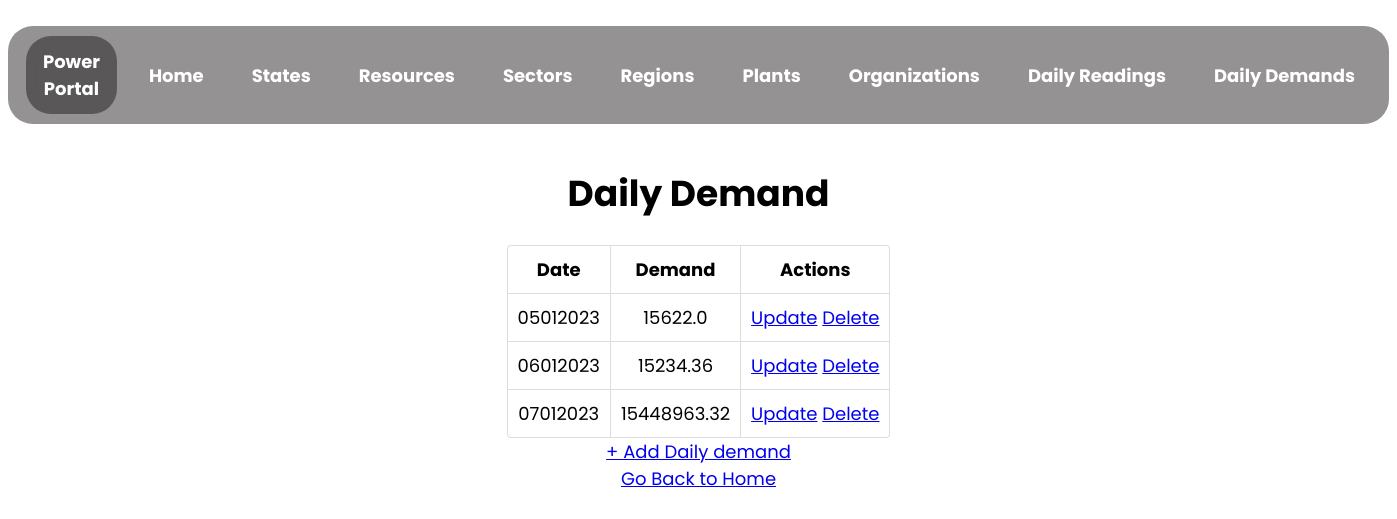
/daily_demand, run on an earlier commit of the app's database.
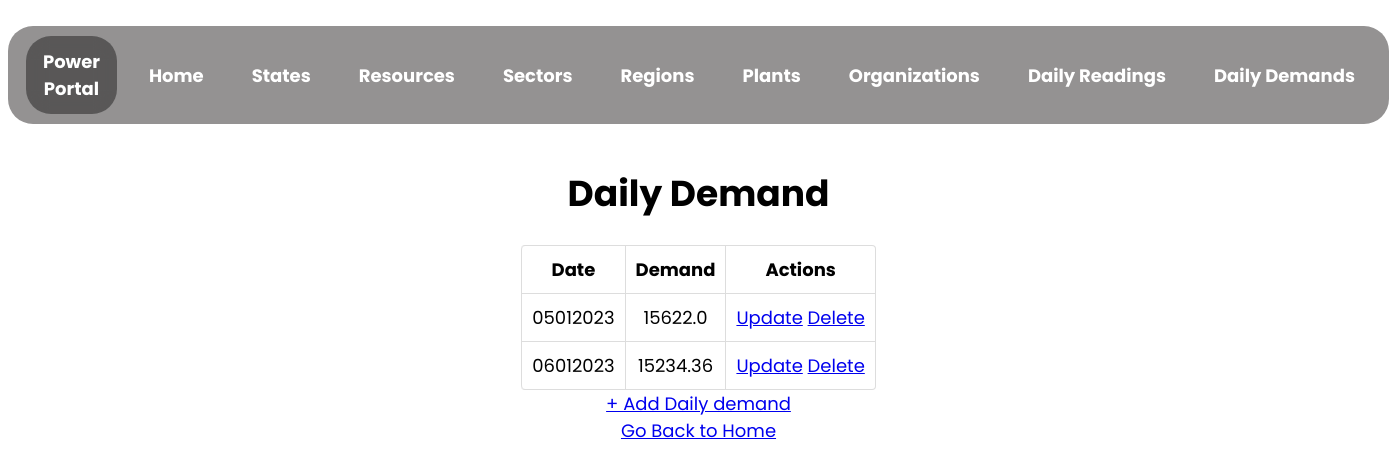
And on a later commit of the database.
### app.py (models this page shows)
class DailyDemand(db.Model):
    __tablename__ = "daily_demand"
    date = db.Column(db.String, primary_key = True, nullable = False, unique = True)
    demand = db.Column(db.Float, nullable = False)

### app.py (the view)
@app.route("/daily_demand", methods = ["GET", "POST"])
def view_dd():
    dd_list = DailyDemand.query.all()
    return render_template(
        "view_dd.html",
        daily_demand_list = dd_list
    )

### templates/view_dd.html (shortened to what this page needs)
<!DOCTYPE html>
<html lang="en">
  <head>
    <link rel="stylesheet" href="../static/assets/view.css">
  </head>
  <body>
    <nav>
      <ul class="menu-bar">
        <div class="logo">
          <a href="/">Power Portal </a>
        </div>
        <li><a href="/">Home</a></li>
        <li><a href="/state">States</a></li>
        <li><a href="/resource">Resources</a></li>
        <li><a href="/sector">Sectors</a></li>
        <li><a href="/region">Regions</a></li>
        <li><a href="/plant">Plants</a></li>
        <li><a href="/organization">Organizations</a></li>
        <li><a href="/daily_reading">Daily Readings</a></li>
        <li><a href="/daily_demand">Daily Demands</a></li>
      </ul>
    </nav>
    <h1 style="text-align: center">Daily Demand</h1>
    {% if daily_demand_list | length == 0 %}
        <p>No Daily Demands Found! Add the Demands now!</p>
        <a href="/daily_demand/create" type="button">+ Add Daily Demand</a>
    {% else %}
    <table id="daily_demand-detail">
      <thead>
        <th>Date</th>
        <th>Demand</th>
        <th>Actions</th>
      </thead>
      {% for daily_demand in daily_demand_list %}
      <tr>
        <td>{{daily_demand["date"]}}</td>
        <td>{{daily_demand["demand"]}}</td>
        <td>
            <a href="/daily_demand/{{daily_demand['date']}}/update" type="button">Update</a>
            <a href="/daily_demand/{{daily_demand['date']}}/delete" type="button">Delete</a>
        </td>
      </tr>
      {% endfor %}
    </table>
    <a href="/daily_demand/create" type="button">+ Add Daily demand</a>
    {% endif %}
    <br>
    <a href="/">Go Back to Home</a>
  </body>
</html>

What changed in the data, as far as the page shows it:
removed DailyDemand: date "07012023", demand "15448963.32"
